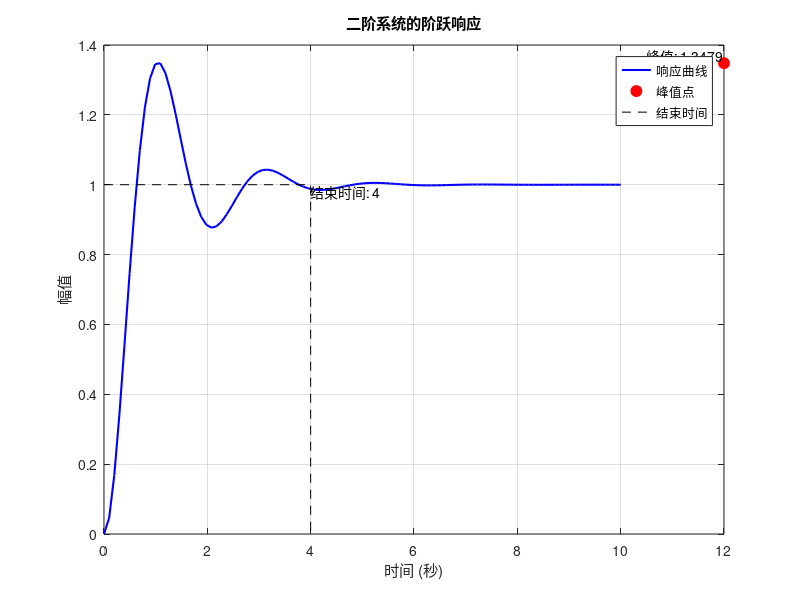

The MATLAB script that drew this image:
% 定义二阶系统传递函数
phi = tf(10, [1 2 10]);

% 计算系统的根
roots_phi = roots([1 2 10]);
disp('系统的根：');
disp(roots_phi);

% 计算阻尼比和无阻尼振荡频率
wn = sqrt(10); % 自然频率
xi = 2 / (2 * wn); % 阻尼比
disp(['阻尼比：', num2str(xi)]);
disp(['无阻尼振荡频率：', num2str(wn)]);

% 计算阶跃响应的性能指标
[y, t, x] = step(phi, 10); % 计算阶跃响应
[y_max, t_p] = max(y); % 峰值和峰值时间
Ts = 4 / (xi * wn); % 结束时间
disp(['峰值：', num2str(y_max)]);
disp(['峰值时间：', num2str(t_p)]);
disp(['结束时间：', num2str(Ts)]);

% 绘制阶跃响应曲线
figure;
plot(t, y, 'b-', 'LineWidth', 1.5);
hold on;

% 绘制理论性能指标
plot(t_p, y_max, 'ro', 'MarkerSize', 8, 'MarkerFaceColor', 'r');
plot([0 Ts Ts], [1 1 0], 'k--');

% 添加标注
text(t_p, y_max, ['峰值: ', num2str(y_max)], 'VerticalAlignment', 'bottom', 'HorizontalAlignment', 'right');
text(Ts, 1, ['结束时间: ', num2str(Ts)], 'VerticalAlignment', 'top', 'HorizontalAlignment', 'left');

% 添加图例和标签
xlabel('时间 (秒)');
ylabel('幅值');
title('二阶系统的阶跃响应');
legend('响应曲线', '峰值点', '结束时间');
grid on;